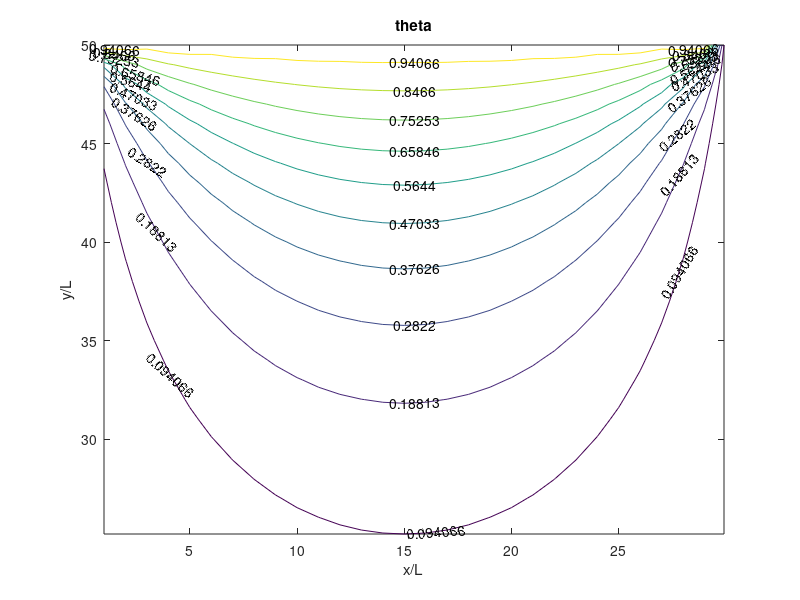

This figure's MATLAB source:
clc;clear;
L=30;W=50;
x = 1:L;
y = 1:W;
[xx, yy] = meshgrid(x, y);
yy=51-yy;
theta = 0;
for n=1:100
    x1 = sin(n*pi*xx/L);
    y1 = sinh(n*pi*yy/L)/sinh(n*pi*W/L);
    theta = theta + 2/pi*((-1)^(n+1)+1)/n.*x1.*y1;
end
[c,h]=contour(xx, yy, theta);
clabel(c,h);
title('theta'); 
xlabel('x/L') ;
ylabel('y/L');
axis tight